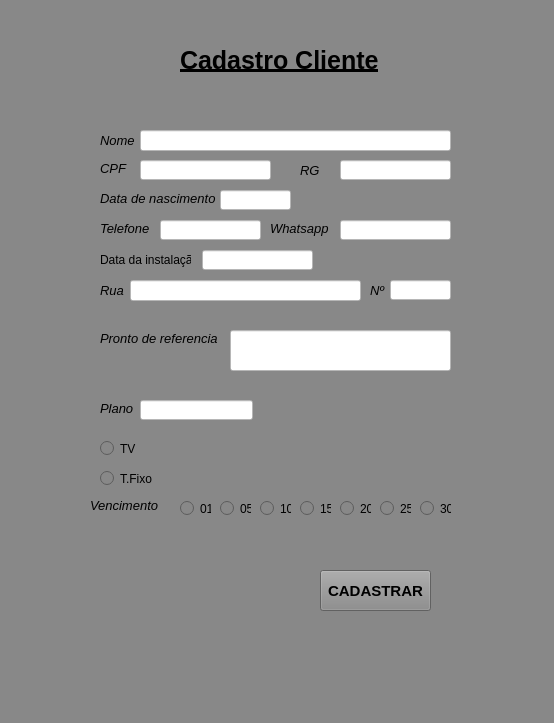
<?xml version="1.0" encoding="UTF-8"?>
<ui version="4.0">
 <class>CadastroClienteGigabom</class>
 <widget class="QMainWindow" name="CadastroClienteGigabom">
  <property name="geometry">
   <rect>
    <x>0</x>
    <y>0</y>
    <width>554</width>
    <height>723</height>
   </rect>
  </property>
  <property name="windowTitle">
   <string>Cadastro Cliente Gigabom Provedor</string>
  </property>
  <property name="styleSheet">
   <string notr="true">background-color: rgb(136, 136, 136);</string>
  </property>
  <widget class="QWidget" name="centralwidget">
   <widget class="QLabel" name="label">
    <property name="geometry">
     <rect>
      <x>180</x>
      <y>30</y>
      <width>211</width>
      <height>61</height>
     </rect>
    </property>
    <property name="font">
     <font>
      <pointsize>19</pointsize>
      <weight>75</weight>
      <italic>false</italic>
      <bold>true</bold>
      <underline>true</underline>
     </font>
    </property>
    <property name="lineWidth">
     <number>4</number>
    </property>
    <property name="text">
     <string>Cadastro Cliente</string>
    </property>
   </widget>
   <widget class="QLabel" name="label_2">
    <property name="geometry">
     <rect>
      <x>100</x>
      <y>130</y>
      <width>47</width>
      <height>21</height>
     </rect>
    </property>
    <property name="font">
     <font>
      <pointsize>10</pointsize>
      <italic>true</italic>
     </font>
    </property>
    <property name="text">
     <string>Nome</string>
    </property>
   </widget>
   <widget class="QLabel" name="label_3">
    <property name="geometry">
     <rect>
      <x>100</x>
      <y>160</y>
      <width>47</width>
      <height>16</height>
     </rect>
    </property>
    <property name="font">
     <font>
      <pointsize>10</pointsize>
      <italic>true</italic>
     </font>
    </property>
    <property name="text">
     <string>CPF</string>
    </property>
   </widget>
   <widget class="QLabel" name="label_4">
    <property name="geometry">
     <rect>
      <x>100</x>
      <y>220</y>
      <width>51</width>
      <height>16</height>
     </rect>
    </property>
    <property name="font">
     <font>
      <pointsize>10</pointsize>
      <italic>true</italic>
     </font>
    </property>
    <property name="text">
     <string>Telefone</string>
    </property>
   </widget>
   <widget class="QLabel" name="label_5">
    <property name="geometry">
     <rect>
      <x>100</x>
      <y>190</y>
      <width>151</width>
      <height>16</height>
     </rect>
    </property>
    <property name="font">
     <font>
      <pointsize>10</pointsize>
      <italic>true</italic>
     </font>
    </property>
    <property name="text">
     <string>Data de nascimento</string>
    </property>
   </widget>
   <widget class="QLabel" name="label_6">
    <property name="geometry">
     <rect>
      <x>300</x>
      <y>160</y>
      <width>47</width>
      <height>21</height>
     </rect>
    </property>
    <property name="font">
     <font>
      <pointsize>10</pointsize>
      <italic>true</italic>
     </font>
    </property>
    <property name="text">
     <string>RG</string>
    </property>
   </widget>
   <widget class="QLabel" name="label_7">
    <property name="geometry">
     <rect>
      <x>270</x>
      <y>220</y>
      <width>61</width>
      <height>16</height>
     </rect>
    </property>
    <property name="font">
     <font>
      <pointsize>10</pointsize>
      <italic>true</italic>
     </font>
    </property>
    <property name="text">
     <string>Whatsapp</string>
    </property>
   </widget>
   <widget class="QLabel" name="label_8">
    <property name="geometry">
     <rect>
      <x>370</x>
      <y>280</y>
      <width>47</width>
      <height>21</height>
     </rect>
    </property>
    <property name="font">
     <font>
      <pointsize>10</pointsize>
      <italic>true</italic>
     </font>
    </property>
    <property name="text">
     <string>Nº</string>
    </property>
   </widget>
   <widget class="QLabel" name="label_9">
    <property name="geometry">
     <rect>
      <x>100</x>
      <y>280</y>
      <width>31</width>
      <height>21</height>
     </rect>
    </property>
    <property name="font">
     <font>
      <pointsize>10</pointsize>
      <italic>true</italic>
     </font>
    </property>
    <property name="text">
     <string>Rua</string>
    </property>
   </widget>
   <widget class="QLabel" name="label_10">
    <property name="geometry">
     <rect>
      <x>100</x>
      <y>330</y>
      <width>121</width>
      <height>16</height>
     </rect>
    </property>
    <property name="font">
     <font>
      <pointsize>10</pointsize>
      <italic>true</italic>
     </font>
    </property>
    <property name="text">
     <string>Pronto de referencia</string>
    </property>
   </widget>
   <widget class="QLabel" name="label_11">
    <property name="geometry">
     <rect>
      <x>100</x>
      <y>400</y>
      <width>47</width>
      <height>16</height>
     </rect>
    </property>
    <property name="font">
     <font>
      <pointsize>10</pointsize>
      <italic>true</italic>
     </font>
    </property>
    <property name="text">
     <string>Plano</string>
    </property>
   </widget>
   <widget class="QLabel" name="label_20">
    <property name="geometry">
     <rect>
      <x>90</x>
      <y>495</y>
      <width>71</width>
      <height>21</height>
     </rect>
    </property>
    <property name="font">
     <font>
      <pointsize>10</pointsize>
      <italic>true</italic>
     </font>
    </property>
    <property name="text">
     <string>Vencimento</string>
    </property>
   </widget>
   <widget class="QLineEdit" name="lineEdit">
    <property name="geometry">
     <rect>
      <x>140</x>
      <y>130</y>
      <width>311</width>
      <height>21</height>
     </rect>
    </property>
    <property name="styleSheet">
     <string notr="true">background-color: rgb(255, 255, 255);
border-color: rgb(0, 0, 0);</string>
    </property>
   </widget>
   <widget class="QLineEdit" name="lineEdit_2">
    <property name="geometry">
     <rect>
      <x>140</x>
      <y>160</y>
      <width>131</width>
      <height>20</height>
     </rect>
    </property>
    <property name="styleSheet">
     <string notr="true">background-color: rgb(255, 255, 255);</string>
    </property>
   </widget>
   <widget class="QLineEdit" name="lineEdit_3">
    <property name="geometry">
     <rect>
      <x>340</x>
      <y>160</y>
      <width>111</width>
      <height>20</height>
     </rect>
    </property>
    <property name="styleSheet">
     <string notr="true">background-color: rgb(255, 255, 255);</string>
    </property>
   </widget>
   <widget class="QLineEdit" name="lineEdit_4">
    <property name="geometry">
     <rect>
      <x>220</x>
      <y>190</y>
      <width>71</width>
      <height>20</height>
     </rect>
    </property>
    <property name="styleSheet">
     <string notr="true">background-color: rgb(255, 255, 255);</string>
    </property>
   </widget>
   <widget class="QLineEdit" name="lineEdit_5">
    <property name="geometry">
     <rect>
      <x>340</x>
      <y>220</y>
      <width>111</width>
      <height>20</height>
     </rect>
    </property>
    <property name="styleSheet">
     <string notr="true">background-color: rgb(255, 255, 255);</string>
    </property>
   </widget>
   <widget class="QLineEdit" name="lineEdit_6">
    <property name="geometry">
     <rect>
      <x>160</x>
      <y>220</y>
      <width>101</width>
      <height>20</height>
     </rect>
    </property>
    <property name="styleSheet">
     <string notr="true">background-color: rgb(255, 255, 255);</string>
    </property>
    <property name="text">
     <string/>
    </property>
   </widget>
   <widget class="QLineEdit" name="lineEdit_7">
    <property name="geometry">
     <rect>
      <x>130</x>
      <y>280</y>
      <width>231</width>
      <height>21</height>
     </rect>
    </property>
    <property name="styleSheet">
     <string notr="true">background-color: rgb(255, 255, 255);</string>
    </property>
   </widget>
   <widget class="QLineEdit" name="lineEdit_8">
    <property name="geometry">
     <rect>
      <x>390</x>
      <y>280</y>
      <width>61</width>
      <height>20</height>
     </rect>
    </property>
    <property name="styleSheet">
     <string notr="true">background-color: rgb(255, 255, 255);</string>
    </property>
   </widget>
   <widget class="QLineEdit" name="lineEdit_9">
    <property name="geometry">
     <rect>
      <x>230</x>
      <y>330</y>
      <width>221</width>
      <height>41</height>
     </rect>
    </property>
    <property name="styleSheet">
     <string notr="true">background-color: rgb(255, 255, 255);</string>
    </property>
   </widget>
   <widget class="QLineEdit" name="lineEdit_10">
    <property name="geometry">
     <rect>
      <x>140</x>
      <y>400</y>
      <width>113</width>
      <height>20</height>
     </rect>
    </property>
    <property name="styleSheet">
     <string notr="true">background-color: rgb(255, 255, 255);</string>
    </property>
   </widget>
   <widget class="QRadioButton" name="radioButton_5">
    <property name="geometry">
     <rect>
      <x>180</x>
      <y>500</y>
      <width>31</width>
      <height>17</height>
     </rect>
    </property>
    <property name="text">
     <string>01</string>
    </property>
   </widget>
   <widget class="QRadioButton" name="radioButton_6">
    <property name="geometry">
     <rect>
      <x>220</x>
      <y>500</y>
      <width>31</width>
      <height>17</height>
     </rect>
    </property>
    <property name="text">
     <string>05</string>
    </property>
   </widget>
   <widget class="QRadioButton" name="radioButton_7">
    <property name="geometry">
     <rect>
      <x>420</x>
      <y>500</y>
      <width>31</width>
      <height>17</height>
     </rect>
    </property>
    <property name="text">
     <string>30</string>
    </property>
   </widget>
   <widget class="QRadioButton" name="radioButton_8">
    <property name="geometry">
     <rect>
      <x>380</x>
      <y>500</y>
      <width>31</width>
      <height>17</height>
     </rect>
    </property>
    <property name="text">
     <string>25</string>
    </property>
   </widget>
   <widget class="QRadioButton" name="radioButton_9">
    <property name="geometry">
     <rect>
      <x>340</x>
      <y>500</y>
      <width>31</width>
      <height>17</height>
     </rect>
    </property>
    <property name="text">
     <string>20</string>
    </property>
   </widget>
   <widget class="QRadioButton" name="radioButton_10">
    <property name="geometry">
     <rect>
      <x>260</x>
      <y>500</y>
      <width>31</width>
      <height>17</height>
     </rect>
    </property>
    <property name="text">
     <string>10</string>
    </property>
   </widget>
   <widget class="QRadioButton" name="radioButton_11">
    <property name="geometry">
     <rect>
      <x>300</x>
      <y>500</y>
      <width>31</width>
      <height>17</height>
     </rect>
    </property>
    <property name="text">
     <string>15</string>
    </property>
   </widget>
   <widget class="QPushButton" name="pushButton">
    <property name="geometry">
     <rect>
      <x>320</x>
      <y>570</y>
      <width>111</width>
      <height>41</height>
     </rect>
    </property>
    <property name="font">
     <font>
      <family>Arial</family>
      <pointsize>11</pointsize>
      <weight>75</weight>
      <bold>true</bold>
     </font>
    </property>
    <property name="styleSheet">
     <string notr="true"/>
    </property>
    <property name="text">
     <string>CADASTRAR</string>
    </property>
   </widget>
   <widget class="QLabel" name="label_14">
    <property name="geometry">
     <rect>
      <x>100</x>
      <y>250</y>
      <width>91</width>
      <height>20</height>
     </rect>
    </property>
    <property name="text">
     <string>Data da instalação</string>
    </property>
   </widget>
   <widget class="QLineEdit" name="lineEdit_11">
    <property name="geometry">
     <rect>
      <x>202</x>
      <y>250</y>
      <width>111</width>
      <height>20</height>
     </rect>
    </property>
    <property name="styleSheet">
     <string notr="true">background-color: rgb(255, 255, 255);</string>
    </property>
   </widget>
   <widget class="QRadioButton" name="radioButton">
    <property name="geometry">
     <rect>
      <x>100</x>
      <y>440</y>
      <width>82</width>
      <height>17</height>
     </rect>
    </property>
    <property name="text">
     <string>TV</string>
    </property>
   </widget>
   <widget class="QRadioButton" name="radioButton_2">
    <property name="geometry">
     <rect>
      <x>100</x>
      <y>470</y>
      <width>82</width>
      <height>17</height>
     </rect>
    </property>
    <property name="text">
     <string>T.Fixo</string>
    </property>
   </widget>
  </widget>
  <widget class="QStatusBar" name="statusbar"/>
 </widget>
 <resources/>
 <connections/>
</ui>
